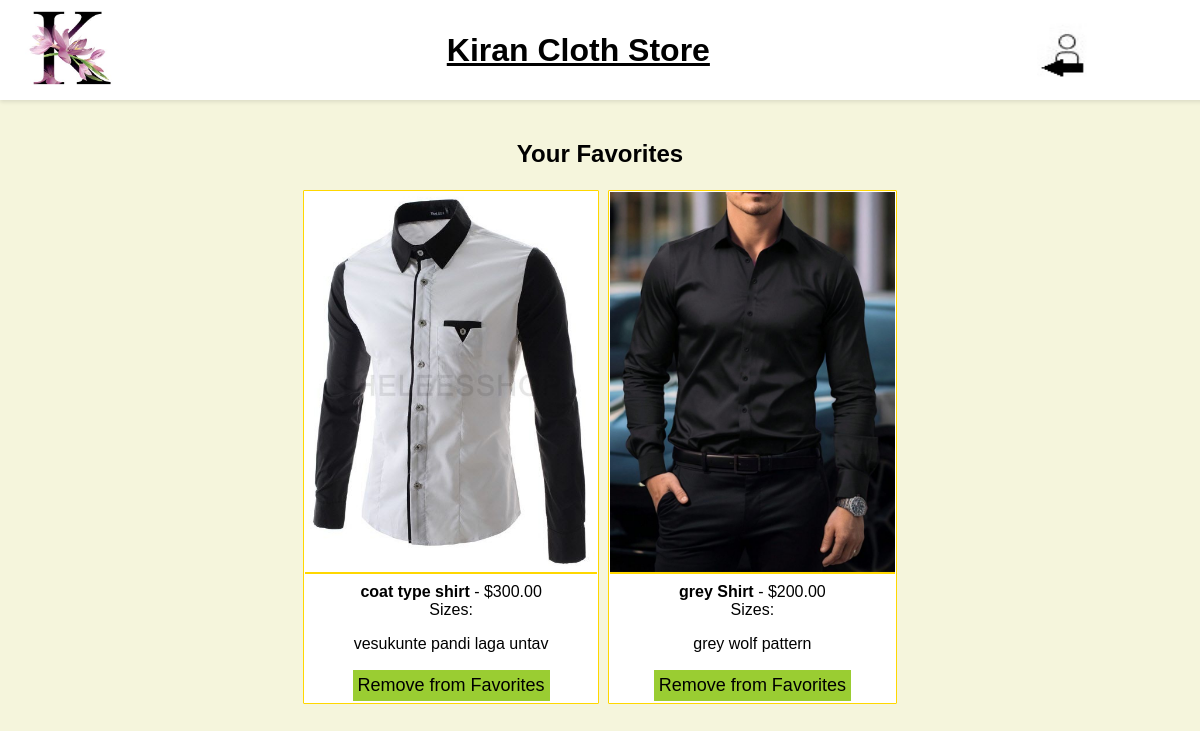
The page /favorites/ (signed in) on the database its author committed.
### myapp/models.py (models this page shows, shortened)
class Favorite(models.Model):
    user = models.ForeignKey(User, on_delete=models.CASCADE)
    product = models.ForeignKey(Shirt, on_delete=models.CASCADE)
    class Meta:
        unique_together = ('user', 'product')

class Shirt(models.Model):
    name = models.CharField(max_length=100)
    price = models.DecimalField(max_digits=10, decimal_places=2)
    description = models.TextField()
    image = models.ImageField(upload_to='shirts/')
    back_image = models.ImageField(upload_to='shirts/')
    small_stock = models.PositiveIntegerField(default=0)
    medium_stock = models.PositiveIntegerField(default=0)
    large_stock = models.PositiveIntegerField(default=0)
    extra_large_stock = models.PositiveIntegerField(default=0)

### myapp/views.py (the view)
# urls.py: path('favorites/', views.favorite_list, name='favorite_list'),
def favorite_list(request):
    if not request.user.is_authenticated:
        return redirect('login')
    favorites = Favorite.objects.filter(user=request.user)
    return render(request, 'myapp/favorites_list.html', {'favorites': favorites})

### myapp/templates/myapp/favorites_list.html (shortened to what this page needs)
<!DOCTYPE html>
<html>
<head>
</head>
{% load static %}
<body>
    <div class="header">
        <a href="{% url 'company_details' %}">
            <img src="{% static 'myapp/k.jpeg' %}" alt="Company Logo">
        </a>
        <h1><u>Kiran Cloth Store</u></h1>
        <h3>
        {% if user.is_authenticated %}
        <a href="{% url 'logout' %}"><img src="{% static 'myapp/logout2.jpg' %}" style="width: 60px;height: 70px;"></a>
    {% else %}
        <a href="{% url 'login' %}"><img src="{% static 'myapp/login2.jpg' %}" style="width: 60px;height: 70px;"></a> | <a href="{% url 'register' %}"><img src="{% static 'myapp/register2.jpg' %}" style="width: 60px;height: 70px;"></a>
    {% endif %}</h3>
    </div>
    <div class="content">
        <h2>Your Favorites</h2>
        {% if favorites %}
            <div>
                {% for favorite in favorites %}
                <div class="product">
                    <a href="{% url 'shirts_list' %}">
                        <img src="{{ favorite.product.image.url }}" alt="{{ favorite.product.name }}">
                    </a><br>
                    <strong>{{ favorite.product.name }}</strong> - ${{ favorite.product.price }}<br>
                    Sizes: {{ favorite.product.sizes }}<br>
                    <p>{{ favorite.product.description }}</p>
                    <form action="{% url 'remove_favorite' shirt_id=favorite.product.id %}" method="post">
                        <button type="submit">Remove from Favorites</button>
                    </form>
                </div>
                {% endfor %}
            </div>
        {% else %}
            <p>You have no favorite shirts.</p>
        {% endif %}
    </div>
</body>
</html>

### myapp/templates/myapp/favorites_list.html (style rules this page uses)
body { text-align: center; background-color: beige; color: black; margin: 0; padding: 0; font-family: Arial, sans-serif; }
.header { position: fixed; top: 0; width: 100%; height: 100px; background-color: white; z-index: 1000; box-shadow: 0 2px 4px rgba(0, 0, 0, 0.1); display: flex; align-items: center; justify-content: space-between; padding: 0 20px; }
.header img { width: 100px; height: 100px; }
.header h1 { margin: 0; flex: 1; text-align: center; font-family: Impact, Haettenschweiler, 'Arial Narrow Bold', sans-serif; }
.content { padding-top: 120px; }
.product { border: 1px solid gold; border-radius: 1px; padding: 1px; margin: 2px; display: inline-block; background-color: white; position: relative; overflow: hidden; }
.product img { max-width: 300px; height: 380px; border-bottom: 2px solid gold; margin-bottom: 5px; }
.product button { background-color: yellowgreen; border: none; padding: 5px; font-size: large; margin: 1px; cursor: pointer; }
.product a { text-decoration: none; color: inherit; }
.header h1 { margin: 0; flex: 1; text-align: center; font-family:Impact, Haettenschweiler, 'Arial Narrow Bold', sans-serif; }
.header h3 { margin: 0; flex: 0.2; text-align: left; }

### rows shown on the page
Favorite: product.image (picture), product.name "coat type shirt", product.price "300.00", product.description "vesukunte pandi laga untav"
Favorite: product.image (picture), product.name "grey Shirt", product.price "200.00", product.description "grey wolf pattern"
